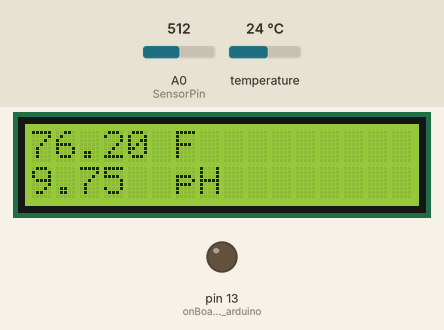
The sketch below on a simulated Arduino Uno, built with avr-gcc and run on an emulated ATmega328P. On the bench: 16×2 character LCD, output pins drawn as LEDs (lit = HIGH). The test bench sets the inputs (shaded band); at power-on: temperature 24 °C, A0 (SensorPin) = 512.

Above: at 1.5 s.
1.6 s: temperature set to 12 °C
At 2.2 s:
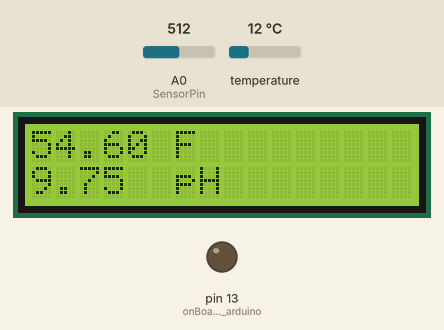
3.1 s: A0 (SensorPin) set to 716
At 3.5 s:
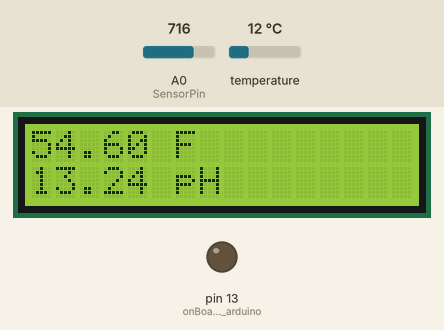
4.6 s: temperature set to 19 °C
At 5.4 s:
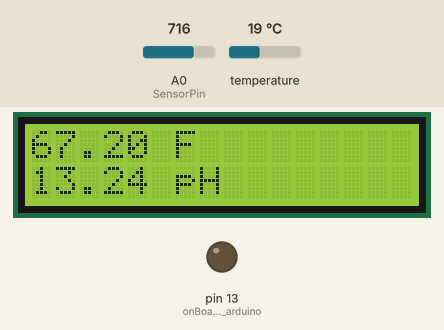
6.1 s: A0 (SensorPin) set to 900
At 7.3 s:
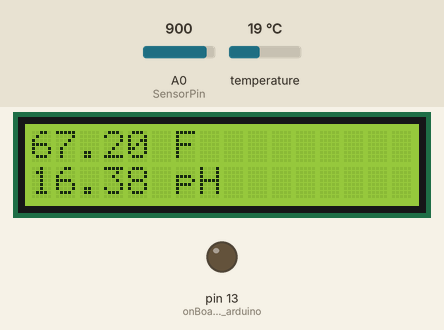
7.6 s: temperature set to 28 °C
At 8.1 s:
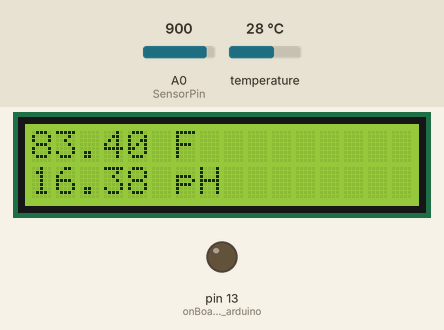
9.1 s: A0 (SensorPin) set to 1023
At 10.5 s:
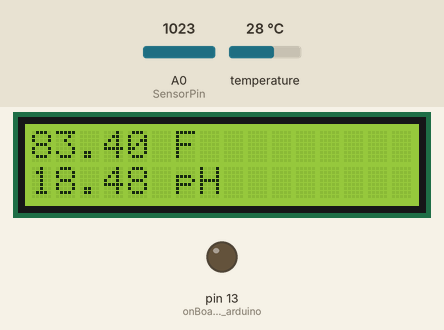
Timing chart, 0 to 11.6 s (numbered marks = the images above; inputs shaded):
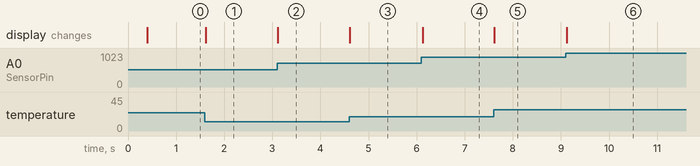

Measured:
- after the input at 1.6 s, the display: changes at once (image 1)
- after the input at 3.1 s, the display: changes at once (image 2)
- after the input at 4.6 s, the display: changes at once (image 3)
- after the input at 6.1 s, the display: changes at once (image 4)
- after the input at 7.6 s, the display: changes at once (image 5)
- after the input at 9.1 s, the display: changes at once (image 6)

The sketch:

AMS-final.ino
```cpp
#include <OneWire.h>                           //protocol to interface sensor w/ arduino
#include <DallasTemperature.h>                 //does calculations for temp sensor from mV to degrees
#include <LiquidCrystal.h>                     //control and interface library for LCD display
LiquidCrystal lcd(12, 11, 5, 4, 3, 2);         //defines array of pins for LCD interface

#define SensorPin 0                            //pH meter Analog output to Arduino Analog pin 0
unsigned long int avgValue;                    //Store the average value of the sensor feedback
float b;
int buf[10],temp;                              //lists that store pH vaues while calculating
float pHval;                                   //final pH value that is transmitted to LCD Display

#define ONE_WIRE_BUS 7                         // data wire for temp sensor


OneWire oneWire(ONE_WIRE_BUS);                 //oneWire protocol for temperature sensor


DallasTemperature sensors(&oneWire);           //oneWire reference for Dallas Temperature

void setup()
{
  lcd.begin(16,2);                             //define size of LCD

  pinMode(13,OUTPUT);                          // onBoard LED on arduino
  lcd.print("Initializing...");                //Initializing message on LCD

  sensors.begin();                             //begins requesting data from temp sensor

  delay(300);                                  //display Initialize message for 300ms
  lcd.clear();                                 //clear display
  lcd.setCursor(0,0);                          //set print to first column, first row
}


void loop()
{


  getPH();                                    //pH calculation function, see below
  lcd.setCursor(0,0);                         //reset display
  /*
  TEMPERATURE PRINT TO LCD
  */
  lcd.print(sensors.getTempFByIndex(0) + 1);      //print temp value from temp sensor
  lcd.setCursor(6,0);
  lcd.print("F"); //units
  /*
  pH PRINT TO LCD
  */
  lcd.setCursor(0,1);
  lcd.print(pHval + 1);                         //print pH val given by getPH function (see below)
  lcd.setCursor(6,1);
  lcd.print("pH");                          //units to do away with confusion
}

void getPH()
{
  for(int i=0;i<10;i++)                     //Get 10 sample value from the sensor for smooth the value
  {
    buf[i]=analogRead(SensorPin);          //read values and print them to list

  }
  for(int i=0;i<9;i++)                     //sort the analog from small to large
  {
    for(int j=i+1;j<10;j++)
    {
      if(buf[i]>buf[j])
      {
        temp=buf[i];
        buf[i]=buf[j];
        buf[j]=temp;
      }
    }
  }
  avgValue=0;
  for(int i=2;i<8;i++)                      //take the average value of 6 center sample
    avgValue+=buf[i];
  float phValue=(float)avgValue*5.0/1024/6; //convert the analog into millivolt
  phValue=3.5*phValue;                      //convert the millivolt into pH value
  pHval = phValue;                          //set final pH value to float variable for printing to LCD


}
```
